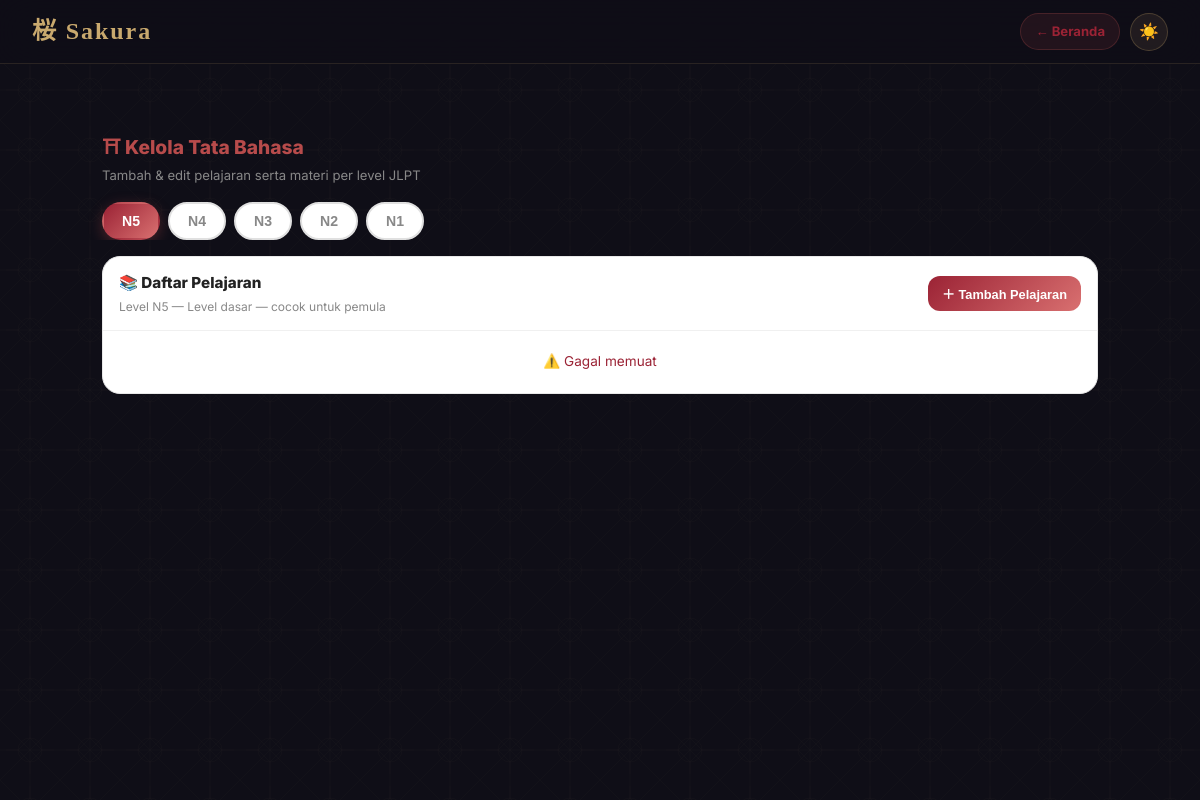
The page /admin_tata_bahasa.php (signed in) on the database its author committed.
### tables this page shows
CREATE TABLE `grammar_level` (
  `id` int UNSIGNED NOT NULL,
  `kode` enum('N5','N4','N3','N2','N1') NOT NULL,
  `nama` varchar(50) NOT NULL DEFAULT '',
  `deskripsi` text,
  `urutan` int UNSIGNED NOT NULL DEFAULT '0',
  `created_at` timestamp NULL DEFAULT CURRENT_TIMESTAMP
);

### admin_tata_bahasa.php (the view, shortened to what this page needs)
<?php
$db = getDB();
$levels = array_reverse($db->query("SELECT * FROM grammar_level ORDER BY urutan ASC")->fetchAll());
?>
<!DOCTYPE html>
<html lang="id">
<head>
  <link rel="stylesheet" href="css/style.css">
</head>
<body class="dashboard-page">
  <div class="asanoha-bg"></div>
  <header class="topbar">
    <div class="topbar-brand">桜 Sakura</div>
    <div class="topbar-actions">
      <a href="beranda.php" class="back-btn">← Beranda</a>
      <button class="theme-toggle" onclick="toggleTheme()">☀️</button>
    </div>
  </header>
  <main class="dashboard-main">
    <div class="admin-tb-header">
      <div class="admin-tb-title">⛩ Kelola Tata Bahasa</div>
      <div class="admin-tb-sub">Tambah & edit pelajaran serta materi per level JLPT</div>
    </div>
    <div class="level-tabs" id="levelTabs">
      <?php foreach ($levels as $i => $lv): ?>
      <button
        class="level-tab <?= $i === 0 ? 'active' : '' ?>"
        data-level-id="<?= $lv['id'] ?>"
        onclick="selectLevel(this)"
      ><?= htmlspecialchars($lv['kode']) ?></button>
      <?php endforeach; ?>
    </div>
    <div class="admin-tb-body">
      <div class="section-card">
        <div class="section-card-header">
          <div>
            <div class="section-card-title">📚 Daftar Pelajaran</div>
            <div class="section-card-sub" id="levelSubtitle">Pilih level di atas</div>
          </div>
          <button class="btn-add-lesson" onclick="openLessonModal()">＋ Tambah Pelajaran</button>
        </div>
        <div id="lessonsBody">
        </div>
      </div>
    </div>
  </main>
</body>
</html>

### css/style.css (style rules this page uses)
:root { --navy: #0f0e17; --navy-mid: #1a1a2e; --navy-soft: #16213e; --cream: #f5f0e8; --cream-soft: #ede8de; --gold: #c9a96e; --gold-light: #e8d5a3; --torii: #9b2335; --torii-soft: #c0392b; --bamboo: #4a7c59; --ink: #2c2c3e; --mist: #8a8a9e; --white: #ffffff; --shadow-soft: 0 4px 30px rgba(0,0,0,0.3); --shadow-card: 0 8px 40px rgba(0,0,0,0.4); --radius: 16px; --radius-sm: 8px; --transition: 0.3s cubic-bezier(0.4, 0, 0.2, 1); }
.theme-toggle { width: 38px; height: 38px; border-radius: 50%; background: rgba(201,169,110,0.1); border: 1px solid rgba(201,169,110,0.25); color: var(--gold); font-size: 1rem; cursor: pointer; display: flex; align-items: center; justify-content: center; transition: var(--transition); flex-shrink: 0; }
*, *::before, *::after { box-sizing: border-box; margin: 0; padding: 0; }
html { scroll-behavior: smooth; }
body { font-family: 'Inter', 'Noto Serif JP', sans-serif; background-color: var(--navy); color: var(--cream); min-height: 100vh; overflow-x: hidden; line-height: 1.6; }
.asanoha-bg { position: fixed; inset: 0; z-index: 0; pointer-events: none; }
.dashboard-page { min-height: 100vh; display: flex; flex-direction: column; position: relative; }
.topbar { position: sticky; top: 0; z-index: 250; background: rgba(15,14,23,0.85); backdrop-filter: blur(20px); border-bottom: 1px solid rgba(201,169,110,0.15); padding: 0 32px; min-height: 64px; display: flex; align-items: center; justify-content: space-between; flex-wrap: wrap; gap: 10px; row-gap: 8px; }
.topbar-brand { font-family: 'Noto Serif JP', serif; font-size: 1.5rem; color: var(--gold); letter-spacing: 0.08em; font-weight: 700; }
.dashboard-main { flex: 1; padding: 48px 32px; max-width: 1100px; margin: 0 auto; width: 100%; position: relative; z-index: 1; }

### admin_tata_bahasa.php (style rules this page uses)
body { -webkit-overflow-scrolling: touch; }
html { scroll-behavior: smooth; }
.topbar-actions { display:flex; align-items:center; gap:10px; }
.back-btn { display:inline-flex; align-items:center; gap:6px; padding:7px 14px; border-radius:20px; background:rgba(183,75,75,.12); color:var(--torii,#b74b4b); font-size:.82rem; font-weight:700; text-decoration:none; border:1px solid rgba(183,75,75,.25); transition:background .18s; }
.admin-tb-header { padding: 20px 20px 0; }
.admin-tb-title { font-size: 1.2rem; font-weight: 800; color: var(--text-main,#b74b4b); }
.admin-tb-sub { font-size: .82rem; color: var(--text-muted,#888); margin-top:2px; }
.level-tabs { display:flex; gap:8px; padding: 16px 20px 0; overflow-x:auto; scrollbar-width:none; }
.level-tab { flex-shrink:0; padding:9px 18px; border-radius:22px; border:2px solid var(--card-border,#e0e0e0); background:var(--card-bg,#fff); color:var(--text-muted,#888); font-size:.88rem; font-weight:700; cursor:pointer; transition:all .2s; white-space:nowrap; }
.level-tab.active { background:linear-gradient(135deg,var(--torii,#b74b4b),#d97070); border-color:transparent; color:#fff; box-shadow:0 4px 14px rgba(183,75,75,.35); }
.admin-tb-body { padding: 16px 20px 80px; }
.section-card { background: var(--card-bg,#fff); border: 1.5px solid var(--card-border,#e8e8e8); border-radius: 18px; margin-bottom: 14px; overflow: hidden; }
.section-card-header { display:flex; align-items:center; justify-content:space-between; padding: 14px 16px; border-bottom: 1px solid var(--card-border,#f0f0f0); }
.section-card-title { font-size:.95rem; font-weight:800; color:var(--text-main,#222); }
.section-card-sub { font-size:.75rem; color:var(--text-muted,#888); margin-top:2px; }
.btn-add-lesson { padding:8px 14px; border-radius:12px; background:linear-gradient(135deg,var(--torii,#b74b4b),#d97070); color:#fff; font-size:.8rem; font-weight:700; border:none; cursor:pointer; display:inline-flex; align-items:center; gap:6px; transition:opacity .15s; }

### rows shown on the page
grammar_level: kode "N5"
grammar_level: kode "N4"
grammar_level: kode "N3"
grammar_level: kode "N2"
grammar_level: kode "N1"
